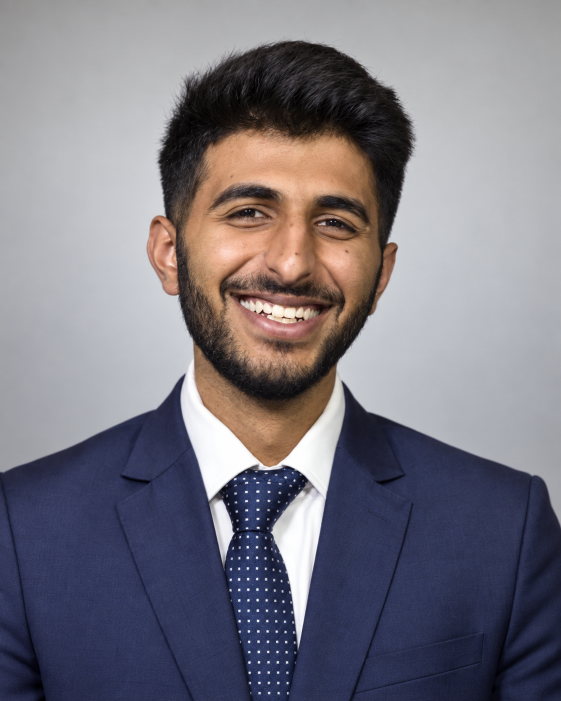
#> input picture assets/relit-headshot.jpg, 1122 x 1402 px, found by its file name (shown at 1/2 size)
$ python prep_stage.py
#> lines starting #> are read from the running program, lines starting #| are printed output that depends on the picture; after the words box and inside, x2 and y2 are one past the last pixel; in counts of white or black regions, pixels touching at a corner belong together; long printed decimals are rounded
#> in main, src is the input picture: shape (1402, 1122, 3); mean B, G, R 127.9, 118.7, 121.9
"""Registers every portrait of Aryan to one coordinate system and cuts a matte.

Run from the workspace root:  python site/scripts/prep_stage.py
Writes site/assets/stage/<name>.jpg (2560x1500: colour on the left half, matte on
the right half, so any static host can serve it) and shots/_stage_sheet.jpg.

The frame is 2:3 (u 0..1 across, v 0..1 down). Only v < VMAX holds any portrait,
so the texture stores just that band at 1280 px across; the shader divides v by
VMAX. Eye positions were measured once per source (pupil centres, read off a 2x
ruler crop, see shots/_eyes_*.png); the similarity transform puts the eyes on the
same two points in every output so states can morph without a jump.
"""
import math
import os
import sys
import cv2
import numpy as np
from PIL import Image

W, H = 1024, 1536                      # canonical frame the eye targets are given in
EYE_L, EYE_R = (448.7, 470.3), (575.3, 489.7)
OUT_W, OUT_H = 1280, 1500              # stored band: v in [0, VMAX)
S = OUT_W / W
VMAX = OUT_H / (H * S)                 # 0.78125, mirrored in js/stage.js
PROFILE = 'Aryan-Mehta-Website-and-Data/profile-and-resume/'
SOURCES = {
    # the relit headshot is the base photo for every procedural state and the final frame
    'real': (PROFILE + 'relit-headshot.jpg', (495, 426), (664, 445)),
}


def similarity(src_l, src_r, scale=1.0):
    sx, sy = src_r[0] - src_l[0], src_r[1] - src_l[1]
    dx, dy = EYE_R[0] - EYE_L[0], EYE_R[1] - EYE_L[1]
    s = math.hypot(dx, dy) / math.hypot(sx, sy)
    a = math.atan2(dy, dx) - math.atan2(sy, sx)
    c, n = s * math.cos(a), s * math.sin(a)
    tx = EYE_L[0] - (c * src_l[0] - n * src_l[1])
    ty = EYE_L[1] - (n * src_l[0] + c * src_l[1])
    return np.float32([[c, -n, tx], [n, c, ty]]) * scale


def matte_grabcut(img, valid):
    """img, valid: canonical 1024x1536 frame. Returns a hard 0/255 matte at that size."""
    small = cv2.resize(img, (W // 2, H // 2), interpolation=cv2.INTER_AREA)
    v = cv2.resize(valid, (W // 2, H // 2), interpolation=cv2.INTER_NEAREST)
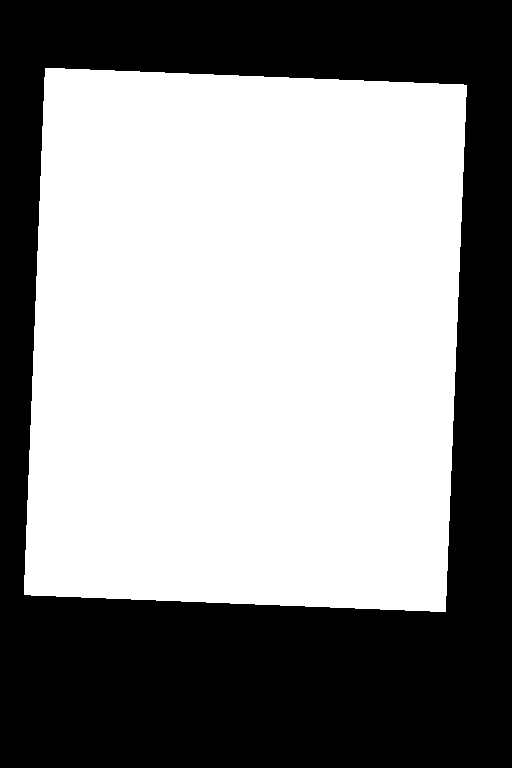
#> v: shape (768, 512); 56.7% white; 1 black region, box (x1, y1, x2, y2) and area: (0, 0, 512, 768) 170166
#> valid: shape (1536, 1024); 56.7% white; 1 black region, box (x1, y1, x2, y2) and area: (0, 0, 1024, 1536) 680671
    mask = np.full(v.shape, cv2.GC_PR_BGD, np.uint8)
    ys, xs = np.where(v > 0)
    top, bottom, left, right = ys.min(), ys.max(), xs.min(), xs.max()
#> top = 68; bottom = 611; left = 24; right = 466
    cx = W // 4
    # likely subject: head oval plus the bust that runs off the bottom of the photo
    cv2.ellipse(mask, (cx, 225), (95, 140), 0, 0, 360, cv2.GC_PR_FGD, -1)
#> mask: shape (768, 512); values 2 (black) and 3 (white), 10.7% white; 1 white region, box (x1, y1, x2, y2) and area: (161, 85, 352, 366) 42075
    cv2.rectangle(mask, (cx - 150, 400), (cx + 150, bottom), cv2.GC_PR_FGD, -1)
#> mask: shape (768, 512); values 2 (black) and 3 (white), 26.9% white; 2 white regions, box (x1, y1, x2, y2) and area: (106, 400, 407, 612) 63812, (161, 85, 352, 366) 42075
    cv2.ellipse(mask, (cx, 240), (55, 85), 0, 0, 360, cv2.GC_FGD, -1)
#> mask: shape (768, 512); min 1, max 3, mean 2.19
    cv2.rectangle(mask, (cx - 60, 420), (cx + 60, bottom), cv2.GC_FGD, -1)
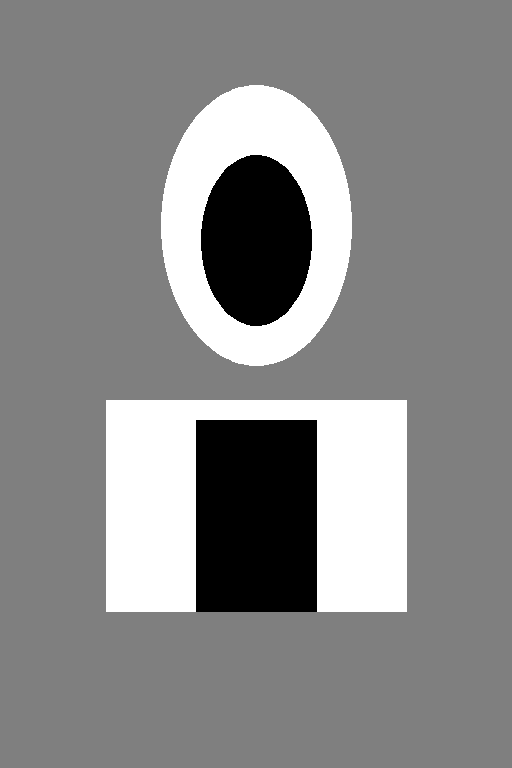
#> mask: shape (768, 512); min 1, max 3, mean 2.08; drawn with min black and max white
    band = 14
    mask[top:top + band, :] = cv2.GC_BGD
#> mask: shape (768, 512); 1.82% of pixels changed, all inside (x1, y1, x2, y2) = (0, 68, 512, 82)
    rows = np.arange(v.shape[0])[:, None] < 330
    mask[:, left:left + band] = np.where(rows, cv2.GC_BGD, mask[:, left:left + band])
#> mask: shape (768, 512); min 0, max 3, mean 2.02
    mask[:, right - band:right] = np.where(rows, cv2.GC_BGD, mask[:, right - band:right])
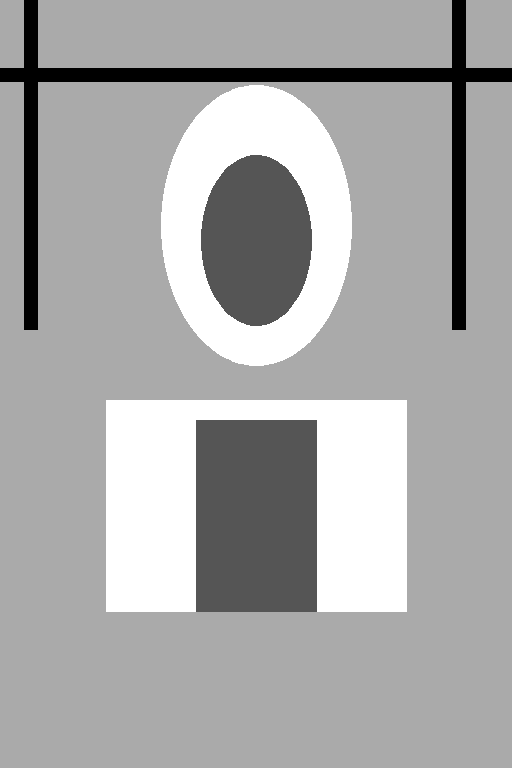
#> mask: shape (768, 512); min 0, max 3, mean 1.99; drawn with min black and max white
    mask[v == 0] = cv2.GC_BGD
    cv2.grabCut(small, mask, None, np.zeros((1, 65)), np.zeros((1, 65)), 6, cv2.GC_INIT_WITH_MASK)
    fg = np.where((mask == cv2.GC_FGD) | (mask == cv2.GC_PR_FGD), 255, 0).astype(np.uint8)
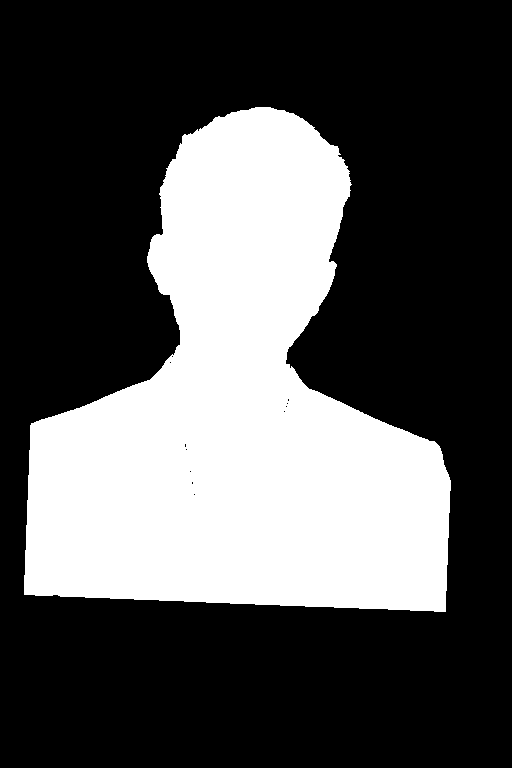
#> fg: shape (768, 512); 32.5% white; 1 white region, box (x1, y1, x2, y2) and area: (24, 107, 451, 612) 127832
    n, labels, stats, _ = cv2.connectedComponentsWithStats(fg)
#> n = 2; stats = [[0, 0, 512, 768, 265384], [24, 107, 427, 505, 127832]]
    if n > 1:
        keep = 1 + np.argmax(stats[1:, cv2.CC_STAT_AREA])
#> keep = 1
        fg = np.where(labels == keep, 255, 0).astype(np.uint8)
    # close pinholes the cut leaves inside the figure
    inv = cv2.bitwise_not(fg)
    n, labels, stats, _ = cv2.connectedComponentsWithStats(inv)
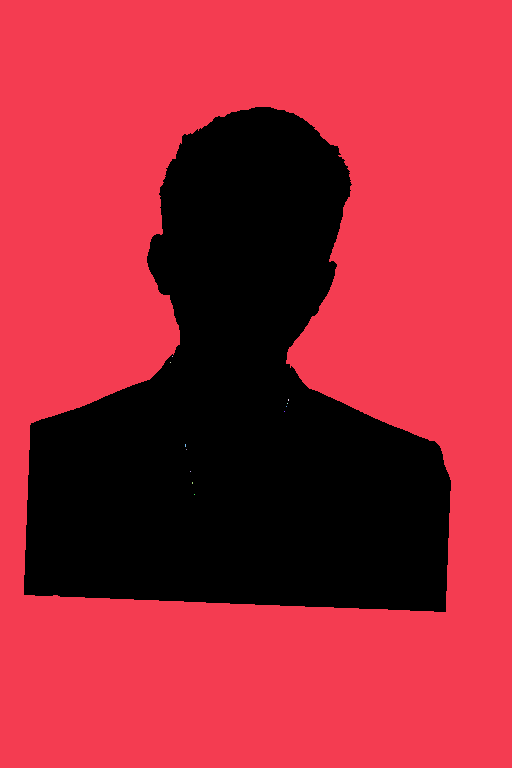
#> labels: shape (768, 512) int32; 13 distinct labels, from 0 to 12; one colour per label, 0 black
#> n = 13; stats = 13 rows, first 6: [24, 107, 427, 505, 127832], [0, 0, 512, 768, 265369], [172, 356, 1, 1, 1], [170, 362, 1, 1, 1], [288, 399, 1, 2, 2], [287, 403, 1, 1, 1]
    for i in range(1, n):
        x, y, w, h, area = stats[i]
        if x > 0 and y > 0 and x + w < fg.shape[1] and y + h < fg.shape[0]:
            fg[labels == i] = 255
#> this loop made 12 passes
#> fg: shape (768, 512); 32.5% white; 1 white region, box (x1, y1, x2, y2) and area: (24, 107, 451, 612) 127847
    return cv2.resize(fg, (W, H), interpolation=cv2.INTER_LINEAR)


def main():
    os.makedirs('site/assets/stage', exist_ok=True)
    sheet = []
    for name, (path, el, er) in SOURCES.items():
        src = cv2.imread(path)
        canon = cv2.warpAffine(src, similarity(el, er), (W, H), flags=cv2.INTER_AREA, borderValue=(0, 0, 0))
        valid = cv2.warpAffine(np.full(src.shape[:2], 255, np.uint8), similarity(el, er), (W, H), flags=cv2.INTER_NEAREST)
        hard = matte_grabcut(canon, valid)

        big = (OUT_W, int(H * S))
        img = cv2.warpAffine(src, similarity(el, er, S), big, flags=cv2.INTER_CUBIC, borderValue=(0, 0, 0))[:OUT_H]
        valid_big = cv2.warpAffine(np.full(src.shape[:2], 255, np.uint8), similarity(el, er, S), big, flags=cv2.INTER_NEAREST)[:OUT_H]
        hard = cv2.resize(hard, big, interpolation=cv2.INTER_LINEAR)[:OUT_H]
        hard = np.where(hard > 127, 255, 0).astype(np.uint8)
#> hard: shape (1500, 1280); 41% white; 1 white region, box (x1, y1, x2, y2) and area: (60, 267, 1128, 1500) 787790
        core = cv2.erode(hard, np.ones((9, 9), np.uint8))
#> core: shape (1500, 1280); 40.1% white; 1 white region, box (x1, y1, x2, y2) and area: (64, 271, 1123, 1500) 769986
        alpha = cv2.GaussianBlur(cv2.erode(hard, np.ones((5, 5), np.uint8)), (0, 0), 2.4)
        alpha = np.minimum(alpha, cv2.erode(valid_big, np.ones((7, 7), np.uint8)))
#> valid_big: shape (1500, 1280); 72% white; 1 black region, box (x1, y1, x2, y2) and area: (0, 0, 1280, 1500) 536890
        # where the source photo itself ends (a shoulder against the picture's edge) the figure
        # would stop in a straight cut: let it thin out over the last stretch instead
        inside = valid_big.copy()
        inside[:, :2] = 0
        inside[:, -2:] = 0
        reach = np.clip(cv2.distanceTransform(inside, cv2.DIST_L2, 5) / 170.0, 0, 1)
        alpha = (alpha * (reach * reach * (3 - 2 * reach))).astype(np.uint8)

        # push the figure's own colour out over the soft edge so no backdrop shows through the matte
        band = cv2.dilate(hard, np.ones((25, 25), np.uint8)) & cv2.bitwise_not(core)
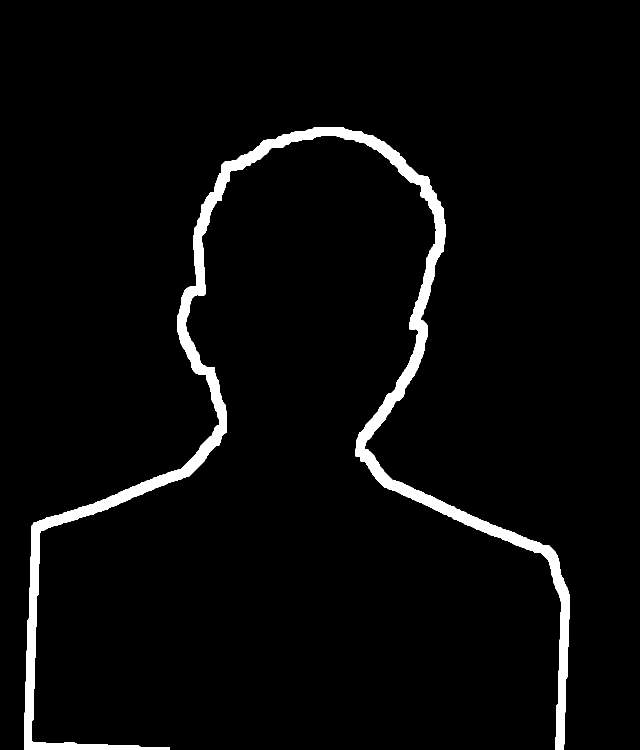
#> band: shape (1500, 1280) (shown at 1/2 size); 3.6% white; 1 white region, box (x1, y1, x2, y2) and area: (48, 255, 1140, 1500) 69681
        img = cv2.inpaint(img, band, 6, cv2.INPAINT_TELEA)

        bottom = int(np.where(valid_big.max(axis=1) > 0)[0].max())
#> bottom = 1499
        print(f'{name}: content bottom v = {bottom / (H * S):.3f}  (VMAX {VMAX:.5f})')
#| real: content bottom v = 0.781  (VMAX 0.7812)
        packed = np.hstack([cv2.cvtColor(img, cv2.COLOR_BGR2RGB), np.dstack([alpha] * 3)])
        Image.fromarray(packed).save(f'site/assets/stage/{name}.jpg', quality=90, optimize=True, subsampling=0)

        a = alpha[..., None].astype(np.float32) / 255
        comp = (img * a + np.array([14, 12, 11]) * (1 - a)).astype(np.uint8)
        for p in (EYE_L, EYE_R):
            cv2.circle(comp, (int(p[0] * S), int(p[1] * S)), 6, (0, 255, 255), 1)
#> comp: shape (1500, 1280, 3); mean B, G, R 39.9, 34.8, 37.1
        sheet.append(cv2.resize(comp, (OUT_W // 3, OUT_H // 3), interpolation=cv2.INTER_AREA))
    os.makedirs('shots', exist_ok=True)
    cv2.imwrite('shots/_stage_sheet.jpg', np.hstack(sheet), [cv2.IMWRITE_JPEG_QUALITY, 90])
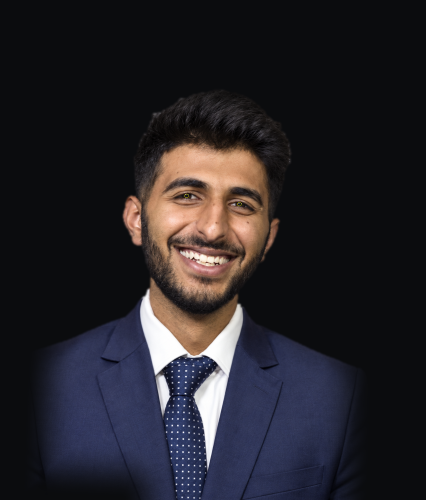
#> saved as _stage_sheet.jpg: shape (500, 426, 3); mean B, G, R 39.9, 34.8, 37.1


if __name__ == '__main__':
    main()

$ run again, with assets/headshot.jpg copied over assets/relit-headshot.jpg
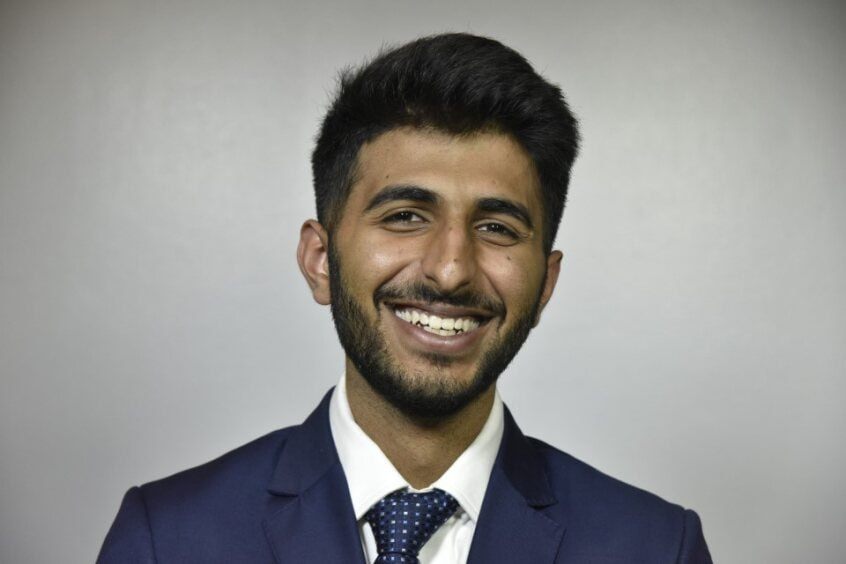
#> input picture assets/headshot.jpg, 846 x 564 px, found by its file name
#> in main, src is the input picture: shape (564, 846, 3); mean B, G, R 142.1, 144.6, 145.6
#> v: shape (768, 512); 17.2% white; 1 white region, box (x1, y1, x2, y2) and area: (36, 68, 363, 293) 67660
#> valid: shape (1536, 1024); 17.2% white; 1 white region, box (x1, y1, x2, y2) and area: (72, 135, 726, 585) 270632
#> in matte_grabcut, `top, bottom, left, right = ys.min(), ys.max(), xs.min(), xs.max()`: top = 68; bottom = 292; left = 36; right = 362
#> in matte_grabcut, `n, labels, stats, _ = cv2.connectedComponentsWithStats(fg)`: n = 2; stats = [[0, 0, 512, 768, 354836], [72, 87, 276, 204, 38380]]
#> keep = 1
#> inv: shape (768, 512); 90.2% white; 1 black region, box (x1, y1, x2, y2) and area: (72, 87, 348, 291) 38380
#> in matte_grabcut, `n, labels, stats, _ = cv2.connectedComponentsWithStats(inv)`:
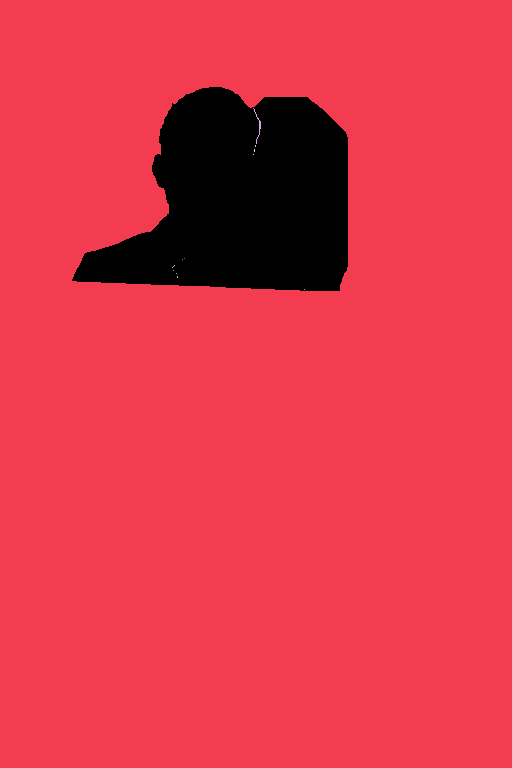
#> labels: shape (768, 512) int32; 13 distinct labels, from 0 to 12; one colour per label, 0 black
#> in matte_grabcut, `n, labels, stats, _ = cv2.connectedComponentsWithStats(inv)`: n = 13; stats = 13 rows, first 6: [72, 87, 276, 204, 38380], [0, 0, 512, 768, 354775], [253, 108, 8, 36, 45], [255, 145, 1, 2, 2], [254, 149, 1, 3, 3], [253, 154, 1, 1, 1]
#> the loop in matte_grabcut, `for i in range(1, n):` made 12 passes
#> core: shape (1500, 1280); 12% white; 1 white region, box (x1, y1, x2, y2) and area: (187, 221, 866, 724) 230300
#> valid_big: shape (1500, 1280); 22% white; 1 white region, box (x1, y1, x2, y2) and area: (90, 168, 907, 731) 422854
#> band: shape (1500, 1280); 2.2% white; 1 white region, box (x1, y1, x2, y2) and area: (168, 205, 882, 740) 41385
#> in main, `bottom = int(np.where(valid_big.max(axis=1) > 0)[0].max())`: bottom = 730
#| real: content bottom v = 0.380  (VMAX 0.7812)
#> in main, `cv2.imwrite('shots/_stage_sheet.jpg', np.hstack(sheet), [cv2.IMWRITE_J..`:
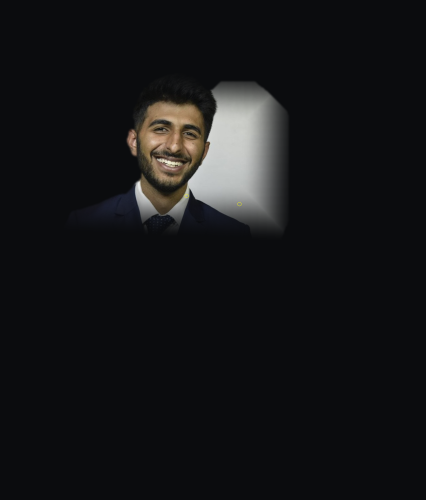
#> saved as _stage_sheet.jpg: shape (500, 426, 3); mean B, G, R 22.8, 21.6, 21.2

$ run again, with assets/felt-still.webp saved as assets/relit-headshot.jpg
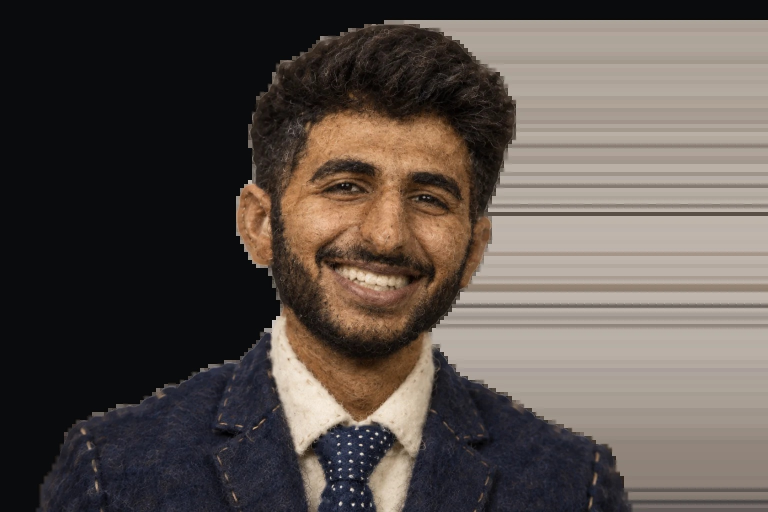
#> input picture assets/felt-still.webp, 1536 x 1024 px, found by its file name (shown at 1/2 size)
#> in main, src is the input picture: shape (1024, 1536, 3); mean B, G, R 74.7, 80.1, 88.8
#> v: shape (768, 512); 46.6% white; 1 white region, box (x1, y1, x2, y2) and area: (29, 68, 512, 472) 183257
#> valid: shape (1536, 1024); 46.6% white; 1 white region, box (x1, y1, x2, y2) and area: (58, 135, 1024, 944) 733414
#> in matte_grabcut, `top, bottom, left, right = ys.min(), ys.max(), xs.min(), xs.max()`: top = 68; bottom = 471; left = 29; right = 511
#> in matte_grabcut, `n, labels, stats, _ = cv2.connectedComponentsWithStats(fg)`: n = 9; stats = [[0, 0, 512, 768, 307601], [336, 94, 16, 1, 16], [363, 95, 14, 1, 14], [56, 96, 456, 376, 85515], [385, 96, 16, 1, 16], [414, 97, 13, 1, 13], [437, 98, 15, 1, 15], [463, 99, 14, 1, 14], [485, 100, 12, 1, 12]]
#> keep = 3
#> inv: shape (768, 512); 78.3% white; 1 black region, box (x1, y1, x2, y2) and area: (56, 96, 512, 472) 85515
#> in matte_grabcut, `n, labels, stats, _ = cv2.connectedComponentsWithStats(inv)`: n = 24; stats = 24 rows, first 6: [56, 96, 456, 376, 85515], [0, 0, 512, 768, 307535], [234, 322, 6, 5, 16], [237, 332, 2, 9, 9], [237, 344, 2, 14, 14], [240, 360, 1, 4, 4]
#> the loop in matte_grabcut, `for i in range(1, n):` made 23 passes
#> (x, y, w, h, area) on passes 1, 23: (0, 0, 512, 768, 307535), (502, 457, 10, 6, 59)
#> after the loop in matte_grabcut, `for i in range(1, n):`:
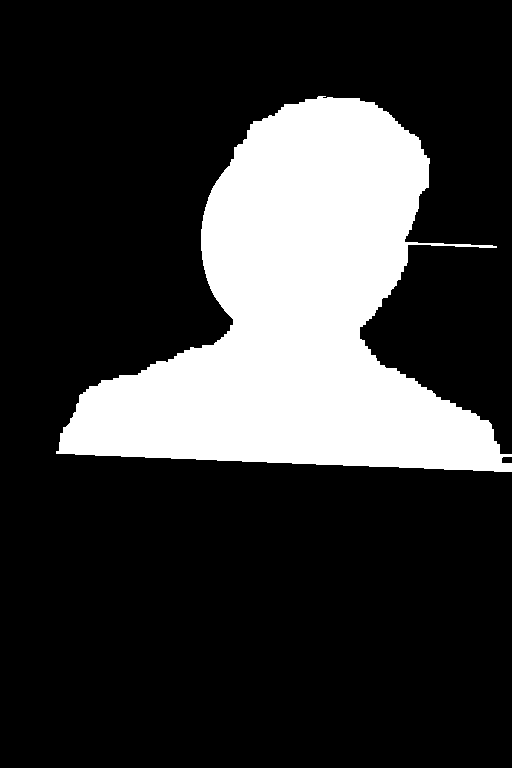
#> fg: shape (768, 512); 21.8% white; 1 white region, box (x1, y1, x2, y2) and area: (56, 96, 512, 472) 85622
#> core: shape (1500, 1280); 26.8% white; 1 white region, box (x1, y1, x2, y2) and area: (151, 244, 1280, 1176) 515020
#> valid_big: shape (1500, 1280); 59.7% white; 1 black region, box (x1, y1, x2, y2) and area: (0, 0, 1280, 1500) 773928
#> inside: shape (1500, 1280); 59.6% white; 1 black region, box (x1, y1, x2, y2) and area: (0, 0, 1280, 1500) 775858
#> band: shape (1500, 1280); 4.3% white; 1 white region, box (x1, y1, x2, y2) and area: (128, 228, 1280, 1192) 82674
#> in main, `bottom = int(np.where(valid_big.max(axis=1) > 0)[0].max())`: bottom = 1179
#| real: content bottom v = 0.614  (VMAX 0.7812)
#> in main, `cv2.imwrite('shots/_stage_sheet.jpg', np.hstack(sheet), [cv2.IMWRITE_J..`:
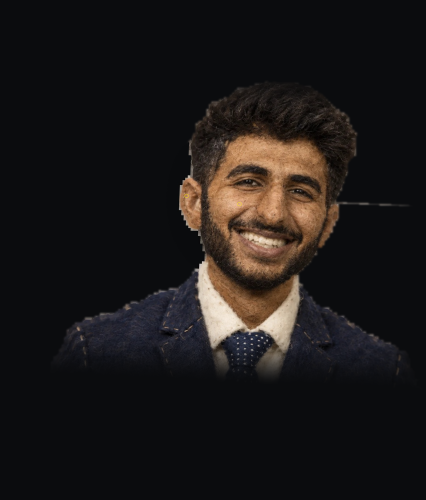
#> saved as _stage_sheet.jpg: shape (500, 426, 3); mean B, G, R 23.8, 24.7, 27.9
